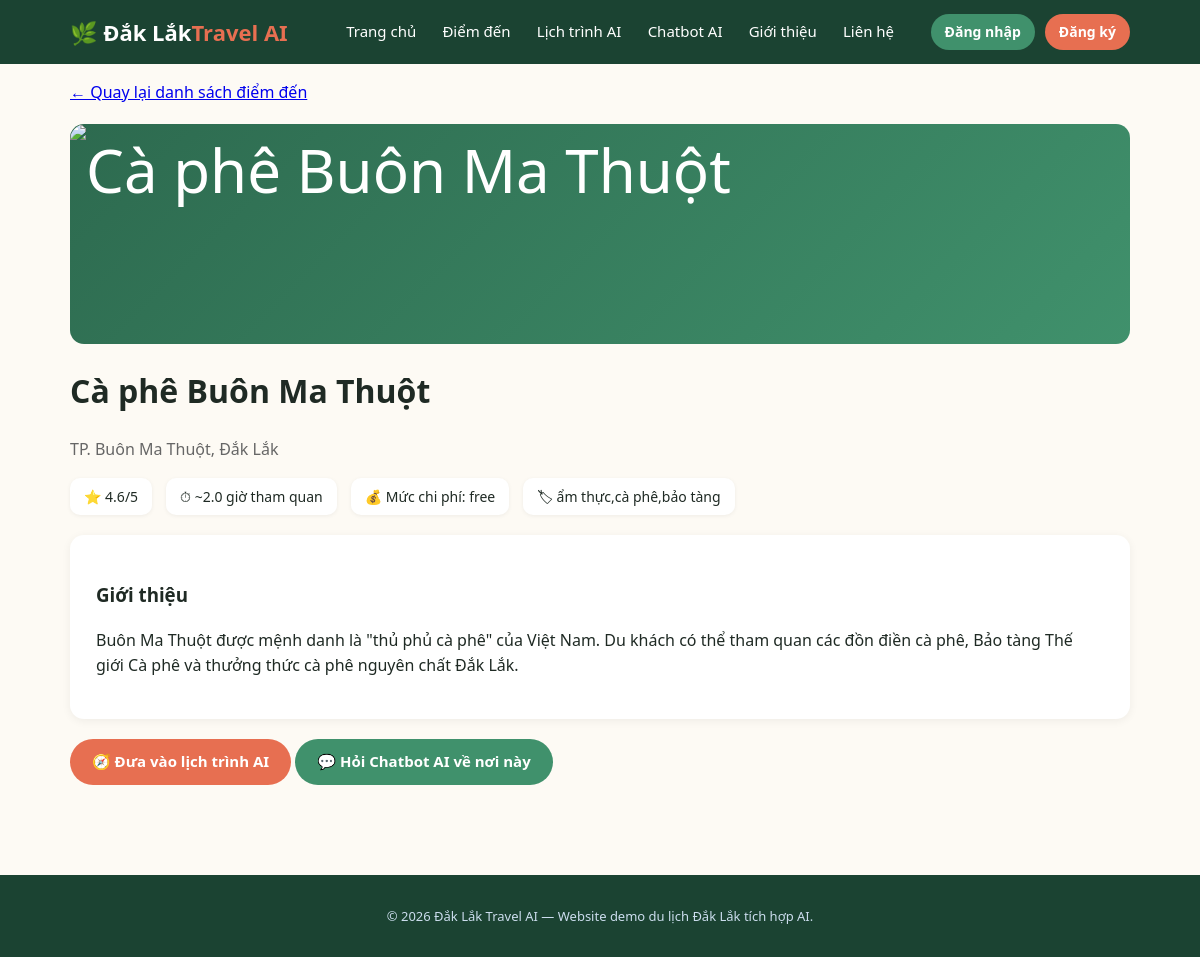
The page /destination.php?slug=ca-phe-buon-ma-thuot on the database its author committed.
### tables this page shows
CREATE TABLE `destinations` (
  `id` int(11) NOT NULL,
  `category_id` int(11) DEFAULT NULL,
  `name` varchar(200) NOT NULL,
  `slug` varchar(200) NOT NULL,
  `short_desc` varchar(500) DEFAULT NULL,
  `description` text DEFAULT NULL,
  `address` varchar(255) DEFAULT NULL,
  `image_url` varchar(500) DEFAULT NULL,
  `avg_visit_hours` decimal(4,1) DEFAULT 2.0,
  `price_level` enum('free','low','medium','high') DEFAULT 'low',
  `rating` decimal(2,1) DEFAULT 4.5,
  `latitude` decimal(10,6) DEFAULT NULL,
  `longitude` decimal(10,6) DEFAULT NULL,
  `tags` varchar(255) DEFAULT NULL,
  `created_at` timestamp NOT NULL DEFAULT current_timestamp()
);

### includes/functions.php (called while the page is built, shortened)
<?php
function url(string $path): string
{
    return BASE_URL . $path;
}
function e(?string $str): string
{
    return htmlspecialchars($str ?? '', ENT_QUOTES, 'UTF-8');
}
function getDestinationBySlug(string $slug): ?array
{
    $db = getDB();
    $stmt = $db->prepare("SELECT * FROM destinations WHERE slug = ?");
    $stmt->execute([$slug]);
    $row = $stmt->fetch();
    return $row ?: null;
}

### public/destination.php (the view, shortened to what this page needs)
<?php
require_once __DIR__ . '/../includes/functions.php';
$slug = $_GET['slug'] ?? '';
$d = getDestinationBySlug($slug);
include __DIR__ . '/../includes/header.php';
?>
<p><a href="<?= url('/public/destinations.php') ?>">← Quay lại danh sách điểm đến</a></p>
<div class="detail-hero">
  <?php if (!empty($d['image_url'])): ?>
    <img src="<?= e($d['image_url']) ?>" alt="<?= e($d['name']) ?>"
      style="width:100%;height:100%;object-fit:cover;border-radius:16px;">
  <?php else: ?>
    🌄
  <?php endif; ?>
</div>
<h1><?= e($d['name']) ?></h1>
<p style="color:#666;"><?= e($d['address']) ?></p>
<div class="meta-row">
  <div class="meta-item">⭐ <?= e((string) $d['rating']) ?>/5</div>
  <div class="meta-item">⏱ ~<?= e((string) $d['avg_visit_hours']) ?> giờ tham quan</div>
  <div class="meta-item">💰 Mức chi phí: <?= e($d['price_level']) ?></div>
  <?php if ($d['tags']): ?>
    <div class="meta-item">🏷 <?= e($d['tags']) ?></div>
  <?php endif; ?>
</div>
<div class="form-box">
  <h3>Giới thiệu</h3>
  <p><?= nl2br(e($d['description'])) ?></p>
</div>
<div class="cta">
  <a href="<?= url('/public/itinerary.php') ?>?prefill=<?= e($d['slug']) ?>" class="btn">🧭 Đưa vào lịch trình AI</a>
  <a href="<?= url('/public/chatbot.php') ?>?ask=<?= urlencode('Cho tôi biết thêm về ' . $d['name']) ?>"
    class="btn secondary">💬 Hỏi Chatbot AI về nơi này</a>
</div>
<?php include __DIR__ . '/../includes/footer.php'; ?>

### assets/css/style.css (style rules this page uses)
:root { --green-900: #1b4332; --green-700: #2d6a4f; --green-500: #40916c; --green-100: #d8f3dc; --orange-500: #e76f51; --cream: #fdfaf4; --text-dark: #1f2a24; --radius: 14px; }
* { box-sizing: border-box; }
body { margin: 0; font-family: 'Segoe UI', Roboto, Arial, sans-serif; background: var(--cream); color: var(--text-dark); line-height: 1.55; }
.btn { display: inline-block; background: var(--orange-500); color: white; padding: 11px 22px; border-radius: 30px; text-decoration: none; font-weight: 600; border: none; cursor: pointer; font-size: 15px; }
.btn.secondary { background: var(--green-500); }
.detail-hero { height: 220px; border-radius: var(--radius); background: linear-gradient(135deg, var(--green-700), var(--green-500)); color: white; display: flex; align-items: center; justify-content: center; font-size: 60px; margin: 20px 0; }
.meta-row { display: flex; gap: 14px; flex-wrap: wrap; margin: 14px 0; }
.meta-item { background: white; padding: 8px 14px; border-radius: 10px; font-size: 14px; box-shadow: 0 1px 4px rgba(0, 0, 0, .06); }
.form-box { background: white; border-radius: var(--radius); padding: 26px; box-shadow: 0 2px 10px rgba(0, 0, 0, .06); margin: 20px 0; }

### rows shown on the page
destinations: name "Cà phê Buôn Ma Thuột", address "TP. Buôn Ma Thuột, Đắk Lắk", rating "4.6", avg_visit_hours "2.0", price_level "free", tags "ẩm thực,cà phê,bảo tàng", description "Buôn Ma Thuột được mệnh danh là \"thủ phủ cà phê\" của Việt Nam. Du khách có thể tham quan các đồn điền cà phê, Bảo tàng Thế giới Cà phê và thưởng thức cà phê nguyên chất Đắk Lắk."
